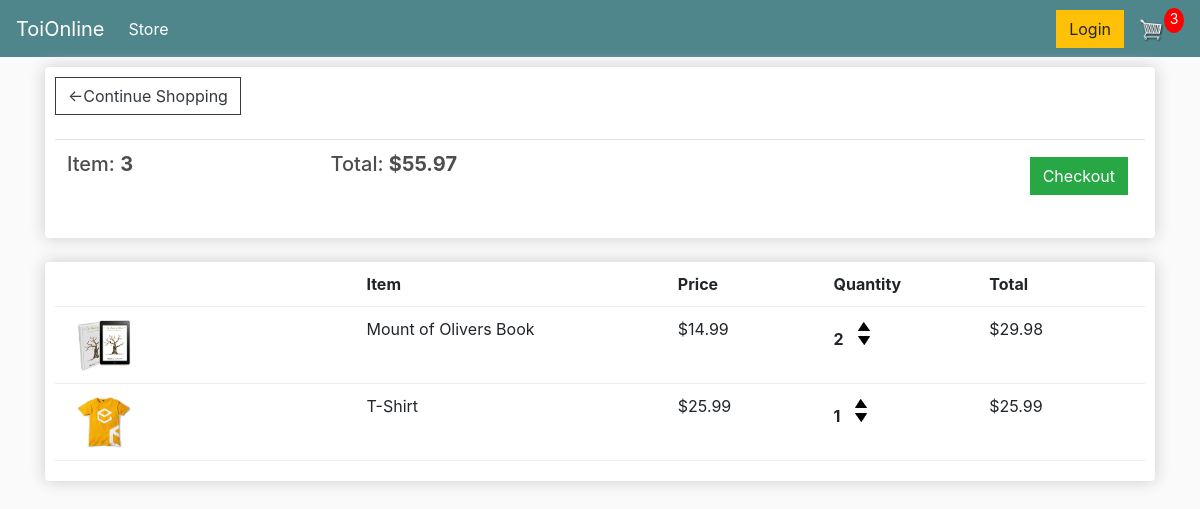
/cart/ (signed in), run on an earlier commit of the app's database.
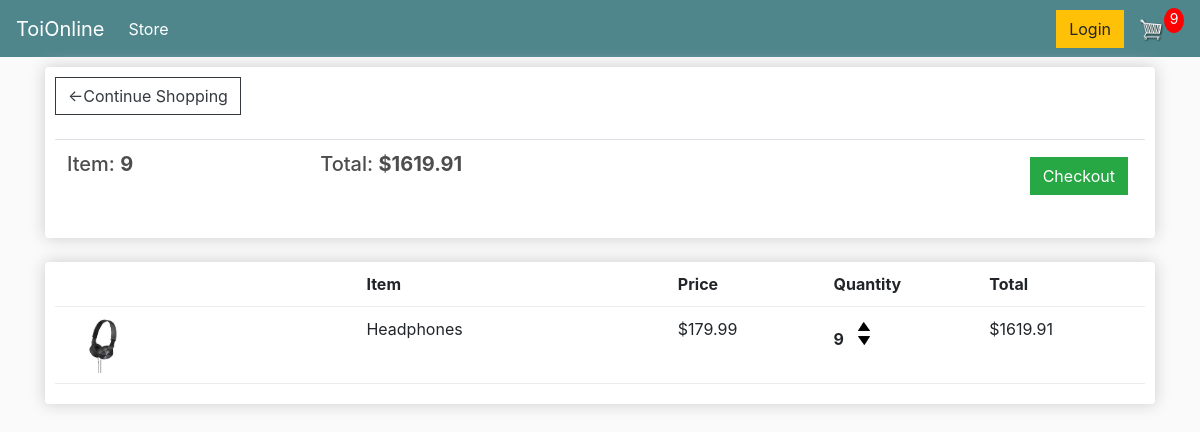
And on a later commit of the database.
### store/models.py (models this page shows, shortened)
class Order(models.Model):
	customer = models.ForeignKey(Customer, on_delete=models.SET_NULL, null=True, blank=True)
	date_ordered = models.DateTimeField(auto_now_add=True)
	complete = models.BooleanField(default=False)
	transaction_id = models.CharField(max_length=100, null=True)
	@property
	def get_cart_total(self):
		orderitems = self.orderitem_set.all()
		total = sum([item.get_total for item in orderitems])
		return total
	@property
	def get_cart_items(self):
		orderitems = self.orderitem_set.all()
		total = sum([item.quantity for item in orderitems])
		return total

class OrderItem(models.Model):
	product = models.ForeignKey(Product, on_delete=models.SET_NULL, null=True)
	order = models.ForeignKey(Order, on_delete=models.SET_NULL, null=True)
	quantity = models.IntegerField(default=0, null=True, blank=True)
	date_added = models.DateTimeField(auto_now_add=True)
	@property
	def get_total(self):
		total = self.product.price * self.quantity
		return total

class Product(models.Model):
	name = models.CharField(max_length=200)
	price = models.DecimalField(max_digits=7, decimal_places=2)
	digital = models.BooleanField(default=False, null=True, blank=True)
	image = models.ImageField(null=True, blank=True)
	@property
	def imageURL(self):
		try:
			url = self.image.url
		except:
			url = ''
		return url

### store/views.py (the view)
# urls.py: path('cart/', views.cart, name='cart'),
def cart(request):
	data = cartData(request)
	cartItems = data['cartItems']
	order = data['order']
	items = data['items']
	context = {'items':items, 'order':order, 'cartItems':cartItems}
	return render(request, 'store/cart.html', context)

### store/utils.py (called while the page is built)
def cartData(request):
	if request.user.is_authenticated:
		customer = request.user.customer
		order, created = Order.objects.get_or_create(customer=customer, complete=False)
		items = order.orderitem_set.all()
		cartItems = order.get_cart_items
	else:
		cookieData = cookieCart(request)
		cartItems = cookieData['cartItems']
		order = cookieData['order']
		items = cookieData['items']
	return {'cartItems':cartItems, 'order':order, 'items':items}

### store/templates/store/cart.html
{% extends 'store/main.html' %}
{% load static %}
{% block content %}
	<div class="row">
		<div class="col-lg-12">
			<div class="box-element">
				<a class="btn btn-outline-dark" href="{% url 'store' %}">&#x2190;Continue Shopping</a>
				<br>
				<br>
				<table class="table">
					<tr>
						<th><h5>Item: <strong>{{order.get_cart_items}}</strong></h5></th>
						<th><h5>Total: <strong>${{order.get_cart_total|floatformat:2}}</strong></h5></th>
						<th>
							<a style="float:right; margin:5px" class="btn btn-success" href="{% url 'checkout' %}">Checkout</a>
						</th>
					</tr>
				</table>
			</div>
			<br>
			<div class="box-element">
				<div class="cart-row">
					<div style="flex: 2"></div>
					<div style="flex: 2"><strong>Item</strong></div>
					<div style="flex: 1"><strong>Price</strong></div>
					<div style="flex: 1"><strong>Quantity</strong></div>
					<div style="flex: 1"><strong>Total</strong></div>
				</div>
				{% for item in items %}
				<div class="cart-row">
					<div style="flex:2"><img class="row-image" src="{{item.product.imageURL}}">
					</div>
					<div style="flex:2"><p>{{item.product.name}}</p></div>
					<div style="flex:1"><p>${{item.product.price|floatformat:2}}</p></div>
					<div style="flex:1">
						<p class="quantity">{{item.quantity}}</p>
						<div class="quantity">
							<img data-product={{item.product.id}} data-action="add" class="chg-quantity update-cart" src="{% static  'images/arrow-up.png' %}">
							<img data-product={{item.product.id}} data-action="remove" class="chg-quantity update-cart" src="{% static  'images/arrow-down.png' %}">
						</div>
					</div>
					<div style="flex:1"><p>${{item.get_total}}</p></div>
				</div>
				{% endfor %}
			</div>
		</div>
	</div>
{% endblock content %}

### store/templates/store/main.html (shortened to what this page needs)
<!DOCTYPE html>
{% load static %}
<html>
<head>
	<link rel="stylesheet" href="https://maxcdn.bootstrapcdn.com/bootstrap/4.0.0/css/bootstrap.min.css">
    <link href="https://maxcdn.bootstrapcdn.com/font-awesome/4.7.0/css/font-awesome.min.css" rel="stylesheet">
	<link rel="stylesheet" type="text/css" href="{% static 'css/main.css' %}">
</head>
<body>
	<nav class="navbar navbar-expand-lg navbar-dark bg-dark">
  		<a class="navbar-brand" href="{% url 'store' %}">ToiOnline</a>
	  	<div class="collapse navbar-collapse" id="navbarSupportedContent">
		    <ul class="navbar-nav mr-auto">
		      <li class="nav-item active">
		        <a class="nav-link" href="{% url 'store' %}">Store <span class="sr-only">(current)</span></a>
		      </li>
		    </ul>
		    <div class="form-inline my-2 my-lg-0">
		    	<a href="#" class="btn btn-warning">Login</a>
		    	<a href="{% url 'cart' %}">
		    		<img id="cart-icon" src="{% static 'images/cart.png' %}">
		    	</a>
		    	<p id="cart-total">{{cartItems}}</p>
		    </div>
	  	</div>
	</nav>
	<div class="container">
		{% block content %}
		{% endblock content %}
	</div>
</body>
</html>

### static/css/main.css (style rules this page uses)
body { background-color: hsl(0, 0%, 98%); }
h1,h2,h3,h4,h5,h6 { color:hsl(0, 0%, 30%); }
.box-element { box-shadow:hsl(0, 0%, 80%) 0 0 16px; background-color: #fff; border-radius: 4px; padding: 10px; }
.bg-dark { background-color: #4f868c!important; }
#cart-icon { width:25px; display: inline-block; margin-left: 15px; }
#cart-total { display: block; text-align: center; color:#fff; background-color: red; width: 20px; height: 25px; border-radius: 50%; font-size: 14px; }
.col-lg-4, .col-lg-6, .col-lg-8, .col-lg-12 { margin-top: 10px; }
.btn { border-radius: 0; }
.row-image { width: 100px; }
.cart-row { display: flex; align-items: flex-stretch; padding-bottom: 10px; margin-bottom: 10px; border-bottom: 1px solid #ececec; }
.quantity { display: inline-block; font-weight: 700; padding-right:10px; }
.chg-quantity { width: 12px; cursor: pointer; display: block; margin-top: 5px; transition:.1s; }

What changed in the data, as far as the page shows it:
no longer on this page (row edited): Order: get_cart_items "3", get_cart_total "55.97"
removed OrderItem: product.imageURL (picture), product.name "Mount of Olivers Book", product.price "14.99", quantity "2", get_total "29.98"
removed OrderItem: product.imageURL (picture), product.name "T-Shirt", product.price "25.99", quantity "1", get_total "25.99"
added Order: get_cart_items "9", get_cart_total "1619.91"
added OrderItem: product.imageURL (picture), product.name "Headphones", product.price "179.99", quantity "9", get_total "1619.91"
Also different on the page:
{{ cartItems }}: "3" → "9"
